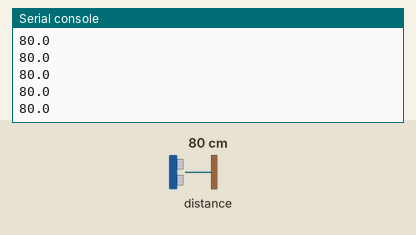
A program run on a simulated Circuit Playground running CircuitPython. Parts: the last lines printed to the serial console. The test bench sets the inputs (shaded band); at power-on: distance to the obstacle 80 cm.

Above: at 1.2 s.
1.3 s: distance to the obstacle set to 2 cm
At 1.31 s:
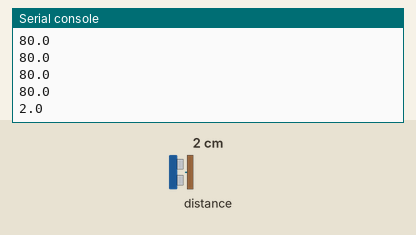
2.8 s: distance to the obstacle set to 4 cm
At 2.82 s:
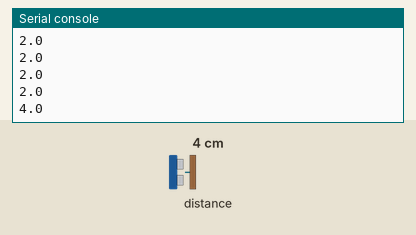
Timing chart, 0 to 5.8 s (numbered marks = the images above; inputs shaded):
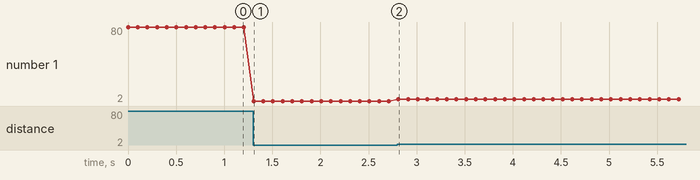

Measured:
- after the input at 1.3 s, the serial console: prints a new line at once (image 1)
- after the input at 2.8 s, the serial console: prints a new line at once (image 2)
- plotted number 1: 80 → 2 after the input at 1.3 s, 2 → 4 after the input at 2.8 s

The program:

distance_sensor_vl53l1x_basic_code.py
```python
# Write your code here :-)

# code for Time of Flight Distance Sensor
# more info tutorial here:
# https://www.youtube.com/watch?v=7KookmtWQSg&list=PL9VJ9OpT-IPSsQUWqQcNrVJqy4LhBjPX2&index=13

# MAKE SURE YOU HAVE THE adafruit_vl53l1x library inside your libs folder on your circuit playground
# or you will get an import error.

# here is a link to the library if you don't have it. Download the file and drag it into your lib folder on your CPB


import board, time, adafruit_vl53l1x

i2c = board.I2C()
distance_sensor = adafruit_vl53l1x.VL53L1X(i2c)

# start the distance sensor
distance_sensor.start_ranging()


while True:
    if distance_sensor.data_ready:
        distance = distance_sensor.distance
        #print("Distance: {0} cm, {1:.2f} in".format(distance, distance * 0.394))
        print(distance)
        distance_sensor.clear_interrupt()
        time.sleep(0.1)
```
